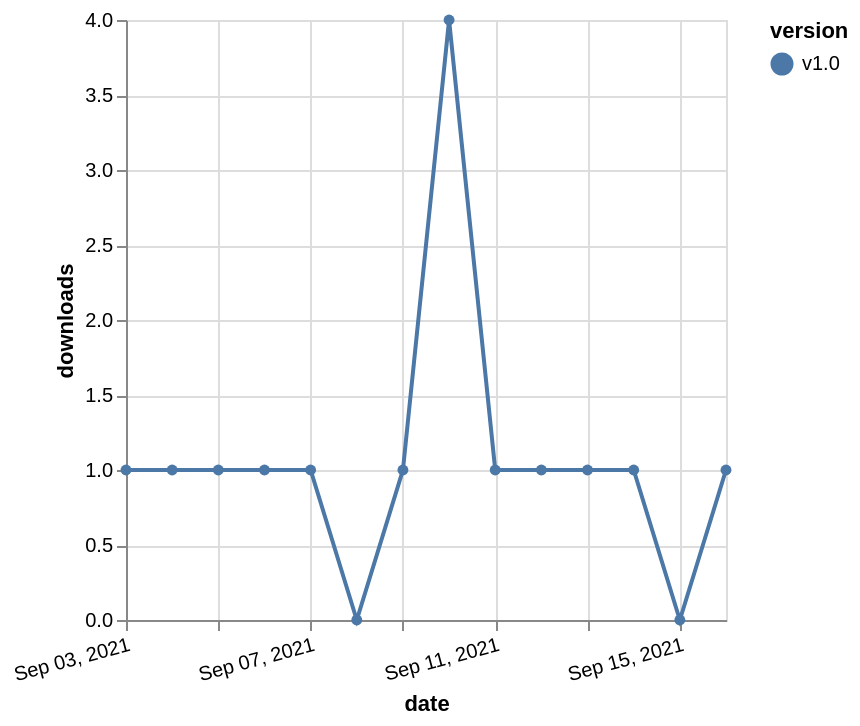

Specify this chart in Vega-Lite:
### Vega-Lite specification from a JSON file in a GitHub repository (floating-point values rounded to 4 significant figures)
{"$schema": "https://vega.github.io/schema/vega-lite/v5.json", "description": "A simple bar chart with embedded data.", "data": {"values": [{"date": "2021-09-03", "total": 213, "delta": 1, "version": "v1.0"}, {"date": "2021-09-04", "total": 214, "delta": 1, "version": "v1.0"}, {"date": "2021-09-05", "total": 215, "delta": 1, "version": "v1.0"}, {"date": "2021-09-06", "total": 216, "delta": 1, "version": "v1.0"}, {"date": "2021-09-07", "total": 217, "delta": 1, "version": "v1.0"}, {"date": "2021-09-08", "total": 217, "delta": 0, "version": "v1.0"}, {"date": "2021-09-09", "total": 218, "delta": 1, "version": "v1.0"}, {"date": "2021-09-10", "total": 222, "delta": 4, "version": "v1.0"}, {"date": "2021-09-11", "total": 223, "delta": 1, "version": "v1.0"}, {"date": "2021-09-12", "total": 224, "delta": 1, "version": "v1.0"}, {"date": "2021-09-13", "total": 225, "delta": 1, "version": "v1.0"}, {"date": "2021-09-14", "total": 226, "delta": 1, "version": "v1.0"}, {"date": "2021-09-15", "total": 226, "delta": 0, "version": "v1.0"}, {"date": "2021-09-16", "total": 227, "delta": 1, "version": "v1.0"}]}, "width": "container", "mark": {"type": "line", "point": {"filled": true}}, "encoding": {"x": {"field": "date", "type": "temporal", "timeUnit": "yearmonthdate", "title": "date", "axis": {"labelAngle": -15}}, "y": {"field": "delta", "type": "quantitative", "title": "downloads"}, "color": {"field": "version", "type": "nominal"}, "tooltip": {"field": "delta"}}}
